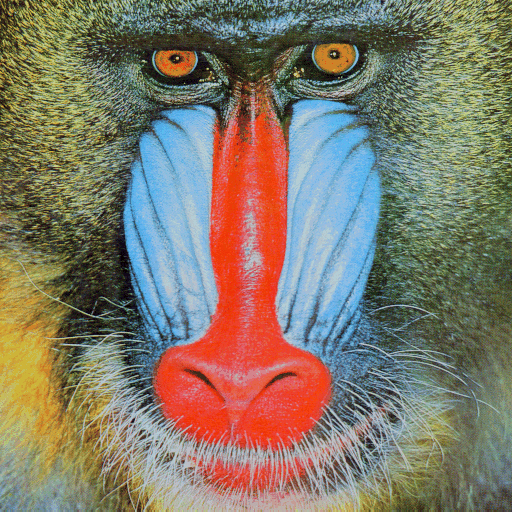
#> input picture data/mandril_color.tif, 512 x 512 px
$ python imgedit.py
#> lines starting #> are read from the running program, lines starting #| are printed output that depends on the picture
import cv2 as cv
import numpy as np
import os

# Read the given image
img = cv.imread(os.getcwd() + '/data/mandril_color.tif')
#> img is the input picture: shape (512, 512, 3); mean B, G, R 105.2, 121.6, 129.6

if img is not None:
    rotateList = [cv.ROTATE_90_CLOCKWISE,
                  cv.ROTATE_180, cv.ROTATE_90_COUNTERCLOCKWISE]
    rotateState = [90, 180, 270]
    rotateCode = 0

    gamma = 1

    while True:

        img_gray = cv.cvtColor(img, cv.COLOR_BGR2GRAY)
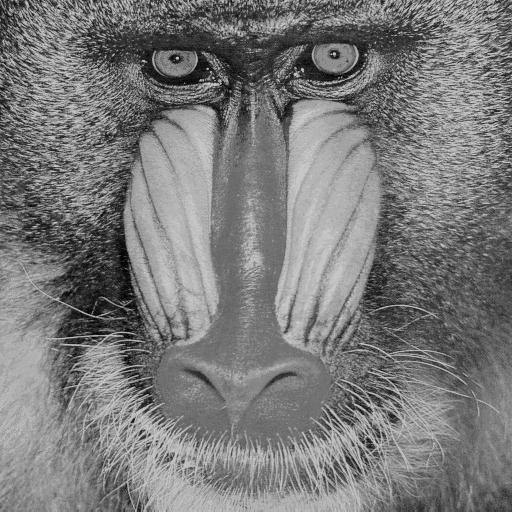
#> img_gray: shape (512, 512); min 1, max 200, mean 122.1
        img_tran = cv.equalizeHist(img_gray)
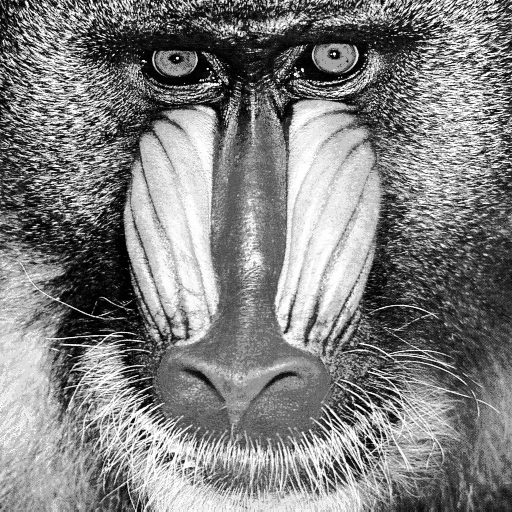
#> img_tran: shape (512, 512); min 0, max 255, mean 128.5
        cv.intensity_transform.gammaCorrection(img_gray, img_tran, gamma)
        # Rotate the given image
        img_rotate = cv.rotate(img, rotateList[rotateCode])
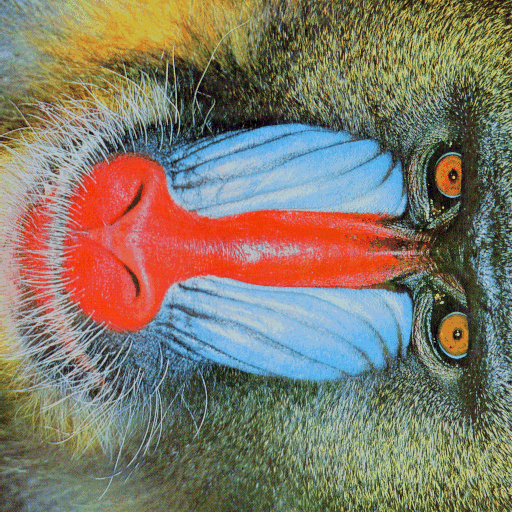
#> img_rotate: shape (512, 512, 3); mean B, G, R 105.2, 121.6, 129.6

        # change channel to merge
        img_gray = np.repeat(img_gray[:, :, np.newaxis], 3, -1)
#> img_gray: shape (512, 512, 3)
        img_tran = np.repeat(img_tran[:, :, np.newaxis], 3, -1)

        # Show all images
        info = f'Gamma : {gamma}, Rotation: {rotateState[rotateCode]}'

        # merge all images and show
        merge = np.hstack((img, img_rotate, img_gray, img_tran))
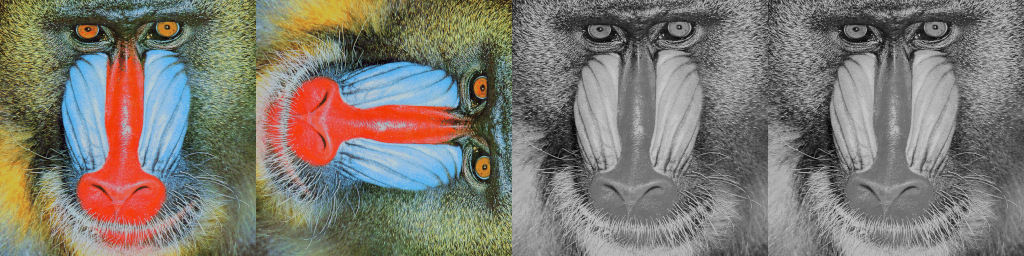
#> merge: shape (512, 2048, 3) (shown at 1/2 size); mean B, G, R 113.6, 121.8, 125.8

        cv.putText(merge, info, (10, 25),
                   cv.FONT_HERSHEY_DUPLEX, 0.6, 255, thickness=2)
        cv.putText(merge, info, (10, 25), cv.FONT_HERSHEY_DUPLEX, 0.6, 0)
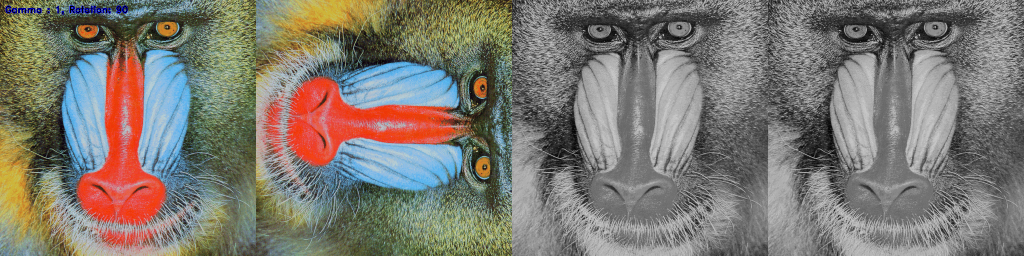
#> merge: shape (512, 2048, 3) (shown at 1/2 size); mean B, G, R 113.7, 121.7, 125.7

        cv.imshow(
            'Original | Image Rotation | Gray Scale | Contrast', merge)

        # Process the key event
        key = cv.waitKey(10)
#> (key Esc is pressed here)
        if key == 27:  # ESC
            break
        elif key == ord('+') or key == ord('='):
            gamma -= 0.1
        elif key == ord('-') or key == ord('_'):
            gamma += 0.1
        elif key == ord('r'):
            rotateCode += 1
            if rotateCode > 2:
                rotateCode = 0
        elif key == ord('d'):
            key = cv.waitKey(1000)
            if key == ord('1'):
                cv.imwrite('img.jpg', img)
            elif key == ord('2'):
                cv.imwrite('img_rotate.jpg', img_rotate)
            elif key == ord('3'):
                cv.imwrite('img_gray.jpg', img_gray)
            elif key == ord('4'):
                cv.imwrite('img_tran.jpg', img_tran)
